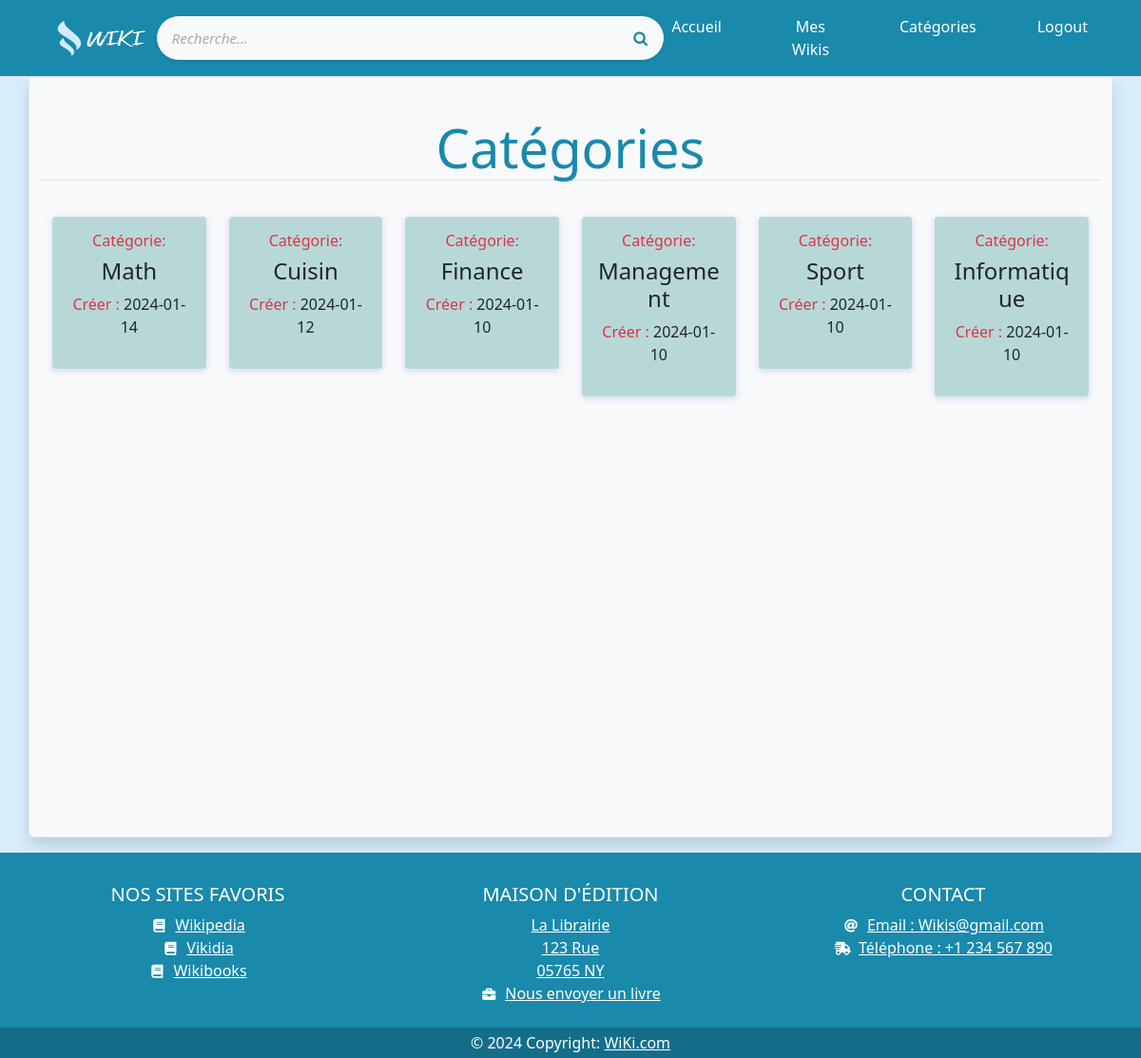
/auteurs/categorie (signed in), run on the app's committed database.
### tables this page shows
CREATE TABLE `categories` (
  `id_categorie` int(11) NOT NULL,
  `categorie_name` varchar(50) NOT NULL,
  `creation_date` timestamp NOT NULL DEFAULT current_timestamp()
);

### app/controllers/Auteurs.php (called while the page is built, shortened)
<?php
  class Auteurs extends Controller {
    public function __construct(){
      $this->catModal = $this->model('categorie');
    }
     public function categorie(){
        $categories=$this->catModal->displayCat();
        $data = [
            'categories'=> $categories,
        ];
              $this->view('auteurs/cat',$data);
            }
    }

### app/libraries/Core.php (called while the page is built, shortened)
<?php
  class Core {
    protected $currentMethod = 'index';
    public function __construct(){
      $url = $this->getUrl();
      if(isset($url[0])){
      if(file_exists('../app/controllers/' . ucwords($url[0]). '.php')){
        unset($url[0]);
      }
    }
      $this->currentController = new $this->currentController;
      if(isset($url[1])){
        if(method_exists($this->currentController, $url[1])){
          $this->currentMethod = $url[1];
          unset($url[1]);
        }
      }
      $this->params = $url ? array_values($url) : [''];
      call_user_func_array([$this->currentController, $this->currentMethod], $this->params);
    }
    public function getUrl(){
      if(isset($_GET['url'])){
        $url = rtrim($_GET['url'], '/');
        $url = filter_var($url, FILTER_SANITIZE_URL);
        $url = explode('/', $url);
        return $url;
      }else{
        return [''];
      }
    }
  }

### public/index.php (called while the page is built, shortened)
<?php
$affiche = new Core();
 ?>

### app/libraries/Database.php (called while the page is built, shortened)
<?php
class Database {
    private static $instance;
    private $connection;
     private $stmt;
    private function __construct() {
        $this->connection = new PDO("mysql:host=" . DB_HOST . ";dbname=" . DB_NAME, DB_USER, DB_PASS);
        $this->connection->setAttribute(PDO::ATTR_ERRMODE, PDO::ERRMODE_EXCEPTION);
    }
    public static function getInstance() {
        if (!self::$instance) {
            self::$instance = new Database();
        }
        return self::$instance;
    }
    public function getConnection() {
        return $this->connection;
    }
    public function query($sql){
        $this->stmt = $this->connection->prepare($sql);
      }
      public function execute(){
        return $this->stmt->execute();
      }
      public function resultSet(){
        $this->execute();
        return $this->stmt->fetchAll(PDO::FETCH_OBJ);
      }
}
  ?>

### app/models/Categorie.php (called while the page is built, shortened)
<?php
class Categorie {
    private $db;
    public function __construct() {
        $this->db = Database::getInstance();
        $this->db->getConnection();
    }
    public function displayCat(){
        $this->db->query('SELECT * FROM categories ORDER BY creation_date DESC');
        $this->db->execute();
       $resultat= $this->db->resultSet();
       return $resultat;
    }
}

### app/views/auteurs/cat.php (the view)
<?php require APPROOT . '/views/inc/header.php'; ?>
<?php require APPROOT . '/views/inc/navbar.php'; ?>
<main class="site-fr container main rounded-bottom shadow mb-3 bg-light min-vh-100">
<h1 class=" display-4 text-center mt-4 orange1 border-bottom ">Catégories</h1>
<div class="container bootstrap snippets bootdeys" >
<div class="row ">
    <?php foreach($data['categories'] as $cat) : ?>
    <div class="col-md-2 col-sm-2 content-card">
        <div class="card-big-shadow">
            <div class="card card-just-text blo " data-color="blue" data-radius="none">
                <div class="content p-3">
                    <h6 class="text-danger">Catégorie:</h6>
                    <h4 class="text-dark"><?php echo $cat->categorie_name ;?></h4>
                    <p class="text-danger">Créer : <span class="text-dark"><?php echo date('Y-m-d', strtotime($cat->creation_date)) ;?></span></p>
                </div>
            </div>
        </div>
    </div>
    <?php endforeach ; ?>
</div>
</div>
</main>
<?php require APPROOT . '/views/inc/foot.php'; ?>
<?php require APPROOT . '/views/inc/footer.php'; ?>

### public/css/style.css (style rules this page uses)
body { background-color: #D9EEFC; }
.orange1 { color: #1989AC; }
.card-big-shadow { max-width: 320px; position: relative; }
.card { border-radius: 8px; box-shadow: 0 2px 2px rgba(204, 197, 185, 0.5); background-color: #FFFFFF; color: #252422; margin-bottom: 20px; position: relative; z-index: 1; }
.card.card-just-text .content { padding: 50px 65px; text-align: center; }
.card-big-shadow:before { background-image: url("http://static.tumblr.com/i21wc39/coTmrkw40/shadow.png"); background-position: center bottom; background-repeat: no-repeat; background-size: 100% 100%; bottom: -12%; content: ""; display: block; left: -12%; position: absolute; right: 0; top: 0; z-index: 0; }
.content-card { margin-top:30px; }
.card[data-color="blue"] { background: #b8d8d8; }
.blo { background-color: #0b6298; }
.main.container { padding-top: 1rem; border: 1px solid #e8eced; }
.card { position: relative; display: flex; flex-direction: column; min-width: 0; word-wrap: break-word; background-color: #fff; background-clip: border-box; border: 0px solid rgba(0, 0, 0, 0); border-radius: .25rem; margin-bottom: 1.5rem; box-shadow: 0 2px 6px 0 rgb(218 218 253 / 65%), 0 2px 6px 0 rgb(206 206 238 / 54%); }

### data on the page
categories: categorie_name "Math", creation_date "2024-01-14"
categories: categorie_name "Cuisin", creation_date "2024-01-12"
categories: categorie_name "Finance", creation_date "2024-01-10"
categories: categorie_name "Management", creation_date "2024-01-10"
categories: categorie_name "Sport", creation_date "2024-01-10"
categories: categorie_name "Informatique", creation_date "2024-01-10"
